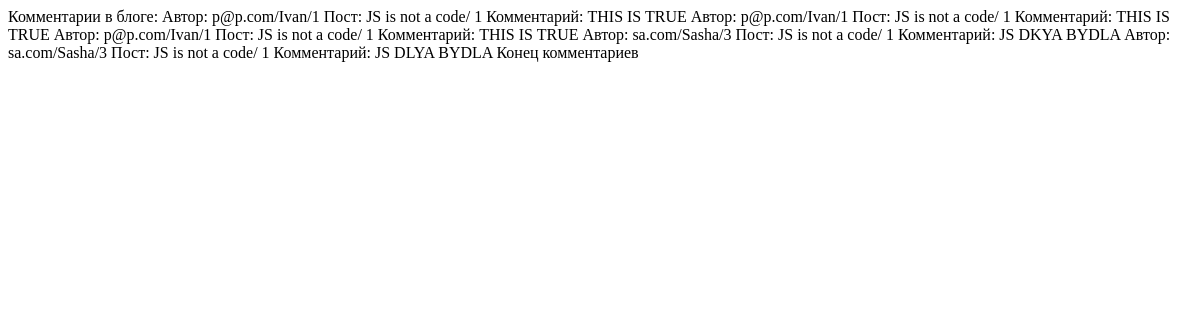
The page /comment on the database as committed earlier.
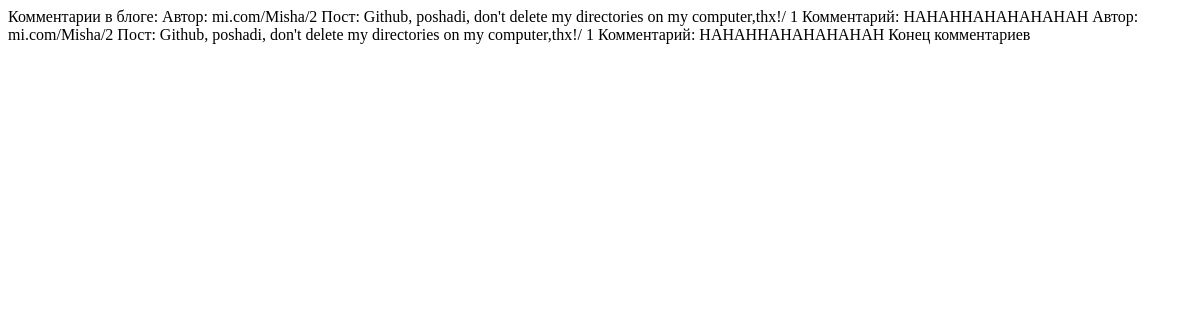
The same page on the database as committed later.
### Lesson_14/DZ14_task1/models.py (models this page shows)
class Comment(db.Model):
    id = db.Column(db.Integer, primary_key=True, autoincrement=True)
    user_id = db.Column(
        db.Integer,
        db.ForeignKey('user.id'),
        nullable=False,
    )
    user = db.relationship(User, foreign_keys=[user_id, ])
    post_id = db.Column(
        db.Integer,
        db.ForeignKey('post.id'),
        nullable=False,
    )
    post = db.relationship(Post, foreign_keys=[post_id, ])
    content = db.Column(db.String(3000), nullable=False)

class User(db.Model):
    id = db.Column(db.Integer, primary_key=True, autoincrement=True)
    username = db.Column(db.String(80), unique=True, nullable=False)
    email = db.Column(db.String(120), unique=True, nullable=False)
    def __str__(self):
        return '<User %r id - %s>' % (self.username, self.id)

class Post(db.Model):
    id = db.Column(db.Integer, primary_key=True, autoincrement=True)
    user_id = db.Column(
        db.Integer,
        db.ForeignKey('user.id'),
        nullable=False,
        index=True
    )
    user = db.relationship(User, foreign_keys=[user_id, ])
    title = db.Column(db.String(140), unique=True, nullable=False)
    content = db.Column(db.String(3000), nullable=False)
    date_created = db.Column(db.Date, default=date.today)
    is_visible = db.Column(db.Boolean, default=True, nullable=False)
    def __str__(self):
        return '<Post %r, user_id %s>'.format(self.title, self.user_id)

### Lesson_14/DZ14_task1/app.py (the view, shortened to what this page needs)
@app.route('/comment', methods=['GET', 'POST'])
def index2():
    from forms import CommentForm
    comments = Comment.query.all()
    for comment in comments:
        user_id = comment.user_id
        post_id = comment.post_id
        user = User.query.filter_by(id=user_id).first()
        post = Post.query.filter_by(id=post_id).first()
        print(user, post)
    return render_template('home.txt', comments=comments)

### Lesson_14/DZ14_task1/templates/home.txt (shortened to what this page needs)
{% if comments %}
    {% for item in comments %}
        Автор: {{ item.user.email }}/{{ item.user.username }}/{{ item.user_id }}
        Пост: {{ item.post.content }}/ {{item.post.id}}
        Комментарий: {{ item.content }}
    {% endfor %}
    Конец комментариев
{% endif %}

Rows that differ between the two databases and show on the page:
removed Comment: user.email "p@p.com", user.username "Ivan", user_id "1", post.content "JS is not a code", post.id "1", content "THIS IS TRUE"
removed Comment: user.email "sa.com", user.username "Sasha", user_id "3", post.content "JS is not a code", post.id "1", content "JS DKYA BYDLA"
removed Comment: user.email "sa.com", user.username "Sasha", user_id "3", post.content "JS is not a code", post.id "1", content "JS DLYA BYDLA"
changed Comment (number 1 of 2 on the later page): user.email "p@p.com" → "mi.com"; user.username "Ivan" → "Misha"; user_id "1" → "2"; post.content "JS is not a code" → "Github, poshadi, don't delete my directories on my computer,thx!"; content "THIS IS TRUE" → "HAHAHHAHAHAHAHAH"
changed Comment (number 2 of 2 on the later page): user.email "p@p.com" → "mi.com"; user.username "Ivan" → "Misha"; user_id "1" → "2"; post.content "JS is not a code" → "Github, poshadi, don't delete my directories on my computer,thx!"; content "THIS IS TRUE" → "HAHAHHAHAHAHAHAH"
